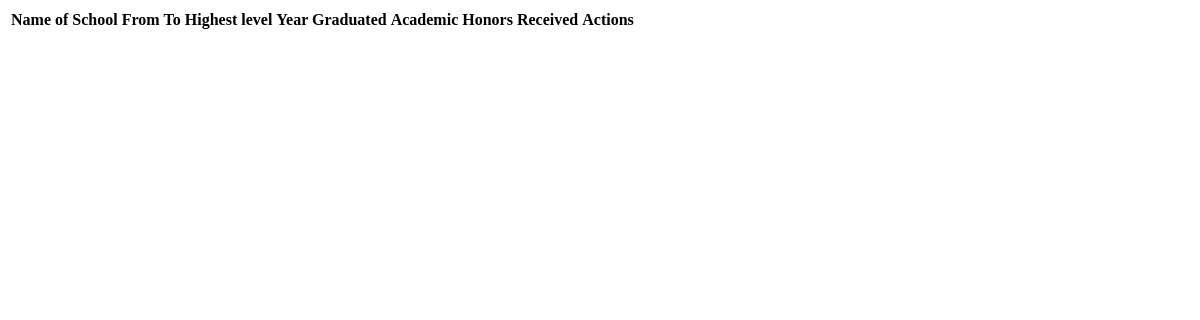
The app's page /primary-data/ (signed in), older data.
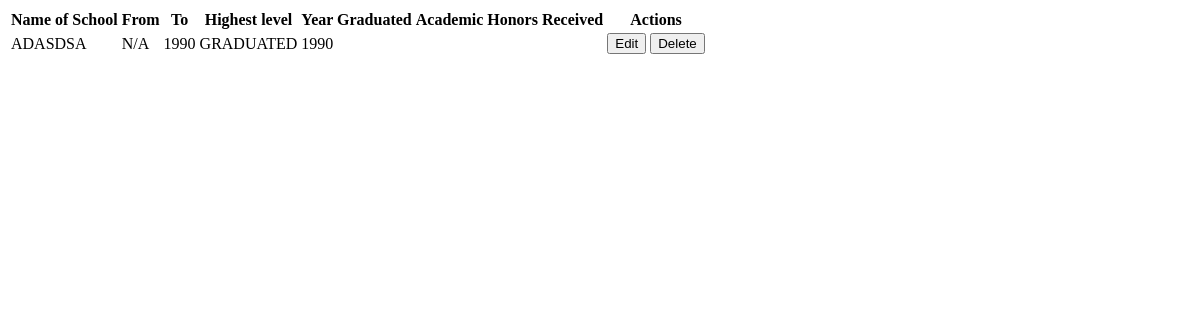
The same page, newer data.
### rma/models.py (models this page shows, shortened)
class Primary(models.Model):
    user = models.ForeignKey(User, on_delete=models.CASCADE)
    school_name = Uppercase('Name of School', max_length=200)
    year_from = Uppercase('From',max_length=4, choices=YEAR_CHOICES)
    year_to = Uppercase('To',max_length=4, choices=YEAR_CHOICES)
    highest_level = Uppercase('Highest Level', max_length=50, choices=ELEMENTARY_LEVEL)
    year_graduated = Uppercase('Year Graduated',max_length=4, choices=YEAR_CHOICES)
    academic_honors = Uppercase('Academic Honors Received', max_length=150, blank=True, null=False)
    class Meta:
        verbose_name_plural = "Primary Education"

### rma/views.py (the view)
# urls.py: path('primary-data/', views.primary_data, name='primary-data'),
@login_required()
def primary_data(request):
    obj_primary = Primary.objects.filter(user_id=request.user)
    return render(request, 'loaded_data/primary_data.html', {'obj_primary':obj_primary})

### templates/loaded_data/primary_data.html
<div class="col-12">
    <table class="table">
        <thead>
            <tr>
                <th scope="col">Name of School</th>
                <th scope="col">From</th>
                <th scope="col">To</th>
                <th scope="col">Highest level</th>
                <th scope="col">Year Graduated</th>
                <th scope="col">Academic Honors Received</th>
                <th scope="col">Actions</th>
            </tr>
        </thead>
        <tbody>
            {% for primary in obj_primary %}
                <tr>
                    <td>{{primary.school_name}}</td>
                    <td>{{primary.year_from}}</td>
                    <td>{{primary.year_to}}</td>
                    <td>{{primary.highest_level}}</td>
                    <td>{{primary.year_graduated}}</td>
                    <td>{{primary.academic_honors}}</td>
                    <td>
                        <button type="button" class="btn btn-primary btn-sm" hx-get="{% url 'primary-edit' primary.id %}" hx-target="#primary-modal-dialog" data-bs-toggle="modal" data-bs-target="#primary-modal">Edit</button>
                        <button type="button" class="btn btn-danger btn-sm" hx-get="{% url 'primary-delete' primary.id %}" hx-target="#delete-modal-dialog" data-bs-toggle="modal" data-bs-target="#delete-modal">Delete</button>
                    </td>
                </tr>
            {% endfor %}
        </tbody>
    </table>
</div>

Row changes from the older to the newer data that the page shows:
added Primary: school_name "ADASDSA", year_from "N/A", year_to "1990", highest_level "GRADUATED", year_graduated "1990"
